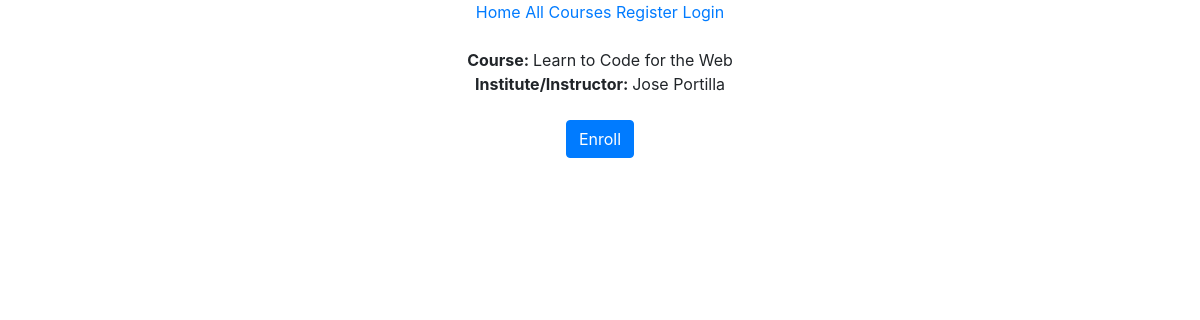
/allcategories/it-and-computer-science/web-development/learn-to-code-for-the-web/, run on the app's committed database.
### course/models.py (models this page shows)
class Course(models.Model):
    id = models.BigAutoField(primary_key=True)
    name = models.CharField(null=False, max_length=255)
    subcategory_id = models.ForeignKey(SubCategory, null=False, on_delete=models.CASCADE)
    instructor_id = models.ForeignKey(AdditionalInstructorDetail, null=False, on_delete=models.CASCADE)
    slug = models.SlugField(null=False, max_length=255)

### user/models.py (models this page shows)
class AdditionalInstructorDetail(models.Model):
    user = models.OneToOneField(User, on_delete = models.CASCADE)

### course/views.py (the view)
# urls.py: path('allcategories/<slug:category_name>/<slug:subcategory_name>/<slug:course_name>/', views.view_course, name = 'view_course'),
def view_course(request, category_name, subcategory_name, course_name):
    user = request.user
    course = Course.objects.get(slug = course_name)
    if user.is_authenticated:
        enrollment_count = Enrollment.objects.filter(student_id = user.additionalstudentdetail, course_id = course).count()
        return render(request, 'course/course.html', {'category_name' : category_name, 'subcategory_name' : subcategory_name, 'course' : course, 'enrollment_count' : enrollment_count})
    else:
        return render(request, 'course/course.html', {'category_name' : category_name, 'subcategory_name' : subcategory_name, 'course' : course})

### templates/course/course.html (shortened to what this page needs)
{% extends 'main/overall_base.html' %}
{% load static %}
{% block body %}
    <center>
        <strong>Course: </strong>{{ course.name }}
        <br>
        <strong>Institute/Instructor: </strong>{{ course.instructor_id.user.first_name }} {{ course.instructor_id.user.last_name }}
        <br><br>
        {% if user.is_authenticated %}
            {% if enrollment_count == 0 %}
                <form action="{% url 'enroll' category_name|slugify subcategory_name|slugify course.name|slugify course.id %}" method="POST">
                    {% csrf_token %}
                    <button type="submit" class="btn btn-primary" name="enrollbtn" value="{{ course.id }}">Enroll</button>
                </form>
            {% else %}
                <button type="button" class="btn btn-outline-primary" area-pressed="true">Enrolled &#10003</button>
                <button type="submit" class="btn btn-primary" name="enrollbtn" value="{{ course.id }}">Go to course</button>
            {% endif %}
        {% else %}
            <form action="{% url 'enroll' category_name|slugify subcategory_name|slugify course.name|slugify course.id %}" method="POST">
                <button type="submit" class="btn btn-primary" name="enrollbtn" value="{{ course.id }}">Enroll</button>
            </form>
        {% endif %}
    </center>
{% endblock %}

### static/main/css/styles.css (style rules this page uses)
html, body { max-width: 100%; overflow-x: hidden; }

### data on the page
Course: name "Learn to Code for the Web", instructor_id.user.first_name "Jose", instructor_id.user.last_name "Portilla"
